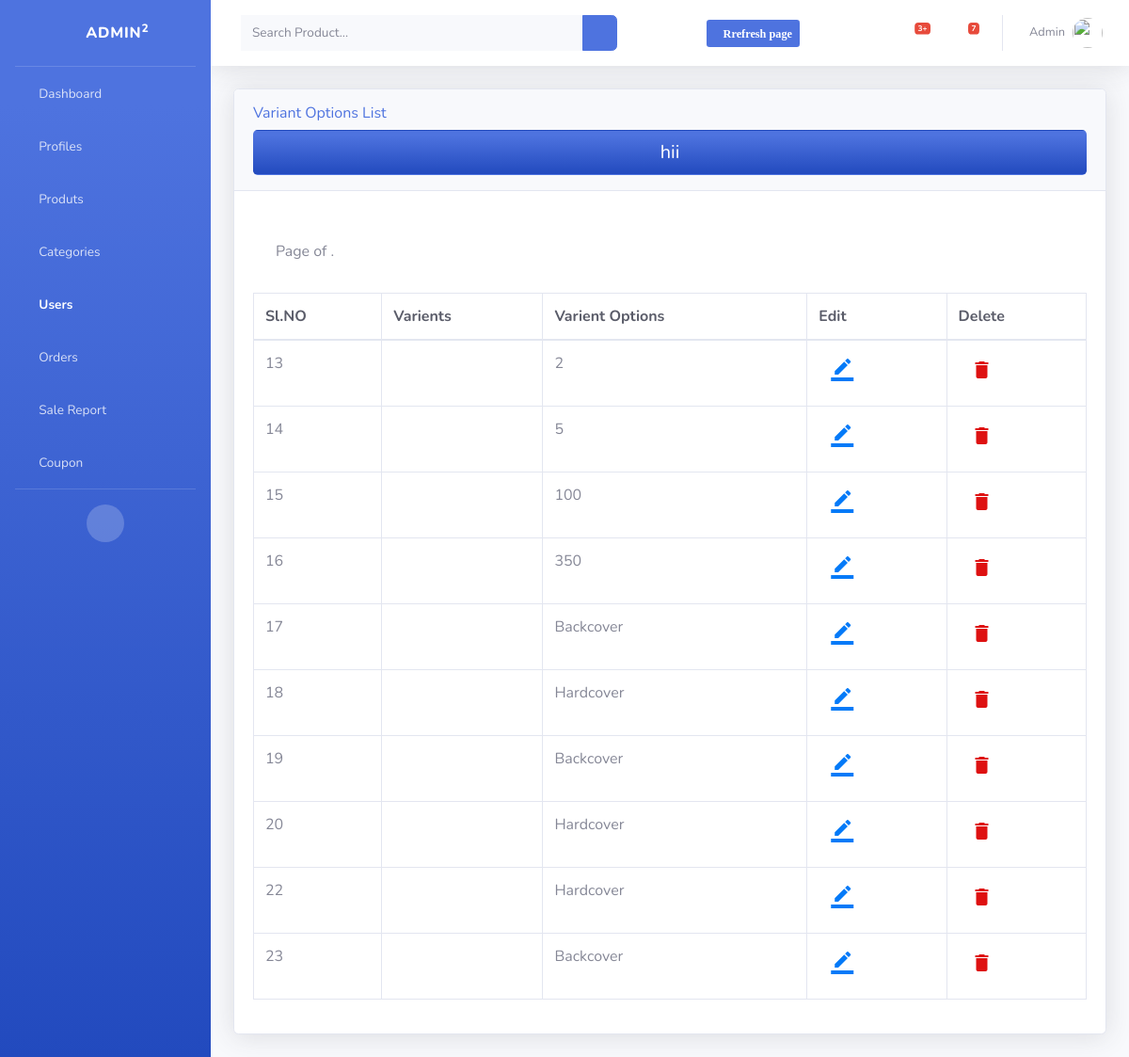
/admin_variantoptionlist/, run on the app's committed database.
### products/models.py (models this page shows, shortened)
class Variantoptions(models.Model):
    voption_vartaint_key=models.ForeignKey(Variants,on_delete=models.CASCADE)
    voption_prod_key=models.ForeignKey(Products,on_delete=models.CASCADE,blank=True,null=True, related_name='variant_options')
    variantoption_name=models.CharField(max_length=150)
    price=models.PositiveIntegerField()
    product_stock=models.PositiveIntegerField(blank=True,null=True)
    unit=models.CharField(max_length=5,blank=True,null=True)
    discount_price=models.PositiveIntegerField(blank=True,null=True)

### products/views.py (the view)
# urls.py: path('admin_variantoptionlist/',views.admin_variantoptionlist, name = 'admin_variantoptionlist'),
def admin_variantoptionlist(request):
    varient=Variants.objects.all()
    categor=Category.objects.all()
    subcate=Subcategory.objects.all()
    variant_list=Variants.objects.all()
    variant_option=Variantoptions.objects.all()
    context={
        'varient':varient,
        'categor':categor,
        'subcate':subcate,
        'variant_list':variant_list,
        'variant_option':variant_option,
    }
    return render(request,'admin_variantoptionlist.html',context)

### templates/admin_variantoptionlist.html (shortened to what this page needs)
{% load static %}
<!DOCTYPE html>
<html lang="en">
<head>
    <link href="{% static 'vendor/fontawesome-free/css/all.min.css' %}" rel="stylesheet" type="text/css">
    <link href="{% static 'css/sb-admin-2.min.css' %}" rel="stylesheet">
    <link href="{% static 'vendor/datatables/dataTables.bootstrap4.min.css' %}" rel="stylesheet">
</head>
<body id="page-top">
    <div id="wrapper">
        <ul class="navbar-nav bg-gradient-primary sidebar sidebar-dark accordion" id="accordionSidebar">
            <a class="sidebar-brand d-flex align-items-center justify-content-center" href="index.html">
                <div class="sidebar-brand-icon rotate-n-15">
                    <i class="fas fa-laugh-wink"></i>
                </div>
                <div class="sidebar-brand-text mx-3">ADMIN<sup>2</sup></div>
            </a>
            <hr class="sidebar-divider my-0">
            <li class="nav-item">
                <a class="nav-link" href="{% url 'admin_dashboard' %}">
                    <i class="fas fa-fw fa-tachometer-alt"></i>
                    <span>Dashboard</span></a>
            </li>
            <li class="nav-item">
                <a class="nav-link collapsed" href="#" data-toggle="collapse" data-target="#collapseTwo"
                    aria-expanded="true" aria-controls="collapseTwo">
                    <i class="fas fa-fw fa-cog"></i>
                    <span>Profiles</span>
                </a>
            </li>
            <li class="nav-item">
                <a class="nav-link" href="{% url 'admin_productslist' %}">
                    <i class="fas fa-fw fa-table"></i>
                    <span>Produts</span></a>
            </li>
            <li class="nav-item">
                <a class="nav-link" href="{% url 'admin_categorylist' %}">
                    <i class="fas fa-fw fa-table"></i>
                    <span>Categories</span></a>
            </li>
            <li class="nav-item active">
                <a class="nav-link" href="{% url 'admin_userlist' %}">
                    <i class="fas fa-fw fa-chart-area"></i>
                    <span>Users</span></a>
            </li>
            <li class="nav-item">
                <a class="nav-link" href="{% url 'admin_orderlist' %}">
                    <i class="fas fa-fw fa-table"></i>
                    <span>Orders</span></a>
            </li>
            <li class="nav-item">
                <a class="nav-link" href="{% url 'admin_productslist' %}">
                    <i class="fas fa-fw fa-table"></i>
                    <span>Sale Report</span></a>
            </li>
            <li class="nav-item">
                <a class="nav-link" href="tables.html">
                    <i class="fas fa-fw fa-table"></i>
                    <span>Coupon</span></a>
            </li>
            <hr class="sidebar-divider d-none d-md-block">
            <div class="text-center d-none d-md-inline">
                <button class="rounded-circle border-0" id="sidebarToggle"></button>
            </div>
        </ul>
        <div id="content-wrapper" class="d-flex flex-column">
            <div id="content">
                <nav class="navbar navbar-expand navbar-light bg-white topbar mb-4 static-top shadow">
                    <form action="" method="POST"
                        class="d-none d-sm-inline-block form-inline mr-auto ml-md-3 my-2 my-md-0 mw-100 navbar-search">
                        <div class="input-group">
                            <input type="text" class="form-control bg-light border-0 small" placeholder="Search Product..."
                                aria-label="Search" aria-describedby="basic-addon2" name="Search">
                            <div class="input-group-append">
                                <button class="btn btn-primary" type="submit">
                                    <i class="fas fa-search fa-sm"></i>
                                </button>
                            </div>
                        </div>
                    </form>
                    <div class="btn-sm btn-primary" ><a class=" text-white" href="{% url 'admin_productslist' %}"><i class="fas fa-sign-out-alt fa-sm">Rrefresh page</i><a></div>
                    <ul class="navbar-nav ml-auto">
                        <li class="nav-item dropdown no-arrow mx-1">
                            <a class="nav-link dropdown-toggle" href="#" id="alertsDropdown" role="button"
                                data-toggle="dropdown" aria-haspopup="true" aria-expanded="false">
                                <i class="fas fa-bell fa-fw"></i>
                                <span class="badge badge-danger badge-counter">3+</span>
                            </a>
                        </li>
                        <li class="nav-item dropdown no-arrow mx-1">
                            <a class="nav-link dropdown-toggle" href="#" id="messagesDropdown" role="button"
                                data-toggle="dropdown" aria-haspopup="true" aria-expanded="false">
                                <i class="fas fa-envelope fa-fw"></i>
                                <span class="badge badge-danger badge-counter">7</span>
                            </a>
                        </li>
                        <li class="nav-item dropdown no-arrow">
                            <a class="nav-link dropdown-toggle" href="#" id="userDropdown" role="button"
                                data-toggle="dropdown" aria-haspopup="true" aria-expanded="false">
                                <span class="mr-2 d-none d-lg-inline text-gray-600 small">Admin</span>
                                <img class="img-profile rounded-circle"
                                    src="{% static 'img/undraw_profile.svg' %}">
                            </a>
                        </li>
                    </ul>
                </nav>
                <div class="container-fluid">
                    <div class="card shadow mb-4">
                        <div class="card-header py-3">
                            <h6 class="text-primary ">Variant Options List</h6>
                           <a href="{% url 'admin_addproducts' %}"><button type="submit"
                             class="btn bg-gradient-primary btn-block btn-lg gradient-custom-2 text-white">hii</button>
                            </a>
                        </div>
                        <div class="card-body">
                            <div class="table-responsive">
                                <table class="table table-bordered " id="" width="100%" cellspacing="0">
                                    <thead>
                                        <tr class=" text-dark">
                                            <th>Sl.NO</th>
                                            <th>Varients</th>
                                            <th> Varient Options</th>
                                            <th>Edit</th>
                                            <th>Delete</th>
                                        </tr>
                                    </thead>
                                    <tbody>
                                        {% for i in variant_option %}
                                        <tr>
                                            <td>{{ i.id }}</td>
                                            <td>{{ i.variantoption_for.varient_name }}</td>
                                            <td>{{ i.variantoption_name }}</td>
                                            <td >
                                                <a class="waves-effect waves-light btn modal-trigger" href="{% url 'admin_editproducts' %}?uid={{ i.id }}"><i class="material-icons " style="color: rgb(4, 122, 248);">border_color</i></a>
                                                  <td>
                                                    <a class="waves-effect waves-light btn modal-trigger" href="#modal1-{%url 'admin_delete_variantoption'%}?uid={{i.id}}"><i class="material-icons " style="color: rgb(222, 17, 17);">delete</i></a>
                                        </tr>
                                        {% endfor %}
            </div>
            <footer class="sticky-footer bg-white">
                <div class="container my-auto">
                    <div class="">
                        {% include 'pagination.html' with page=list %}
                    </div>
                </div>
            </footer>
        </div>
    </div>
</body>
</html>

### data on the page
Variantoptions: id "13", variantoption_name "2"
Variantoptions: id "14", variantoption_name "5"
Variantoptions: id "15", variantoption_name "100"
Variantoptions: id "16", variantoption_name "350"
Variantoptions: id "17", variantoption_name "Backcover"
Variantoptions: id "18", variantoption_name "Hardcover"
Variantoptions: id "19", variantoption_name "Backcover"
Variantoptions: id "20", variantoption_name "Hardcover"
Variantoptions: id "22", variantoption_name "Hardcover"
Variantoptions: id "23", variantoption_name "Backcover"
